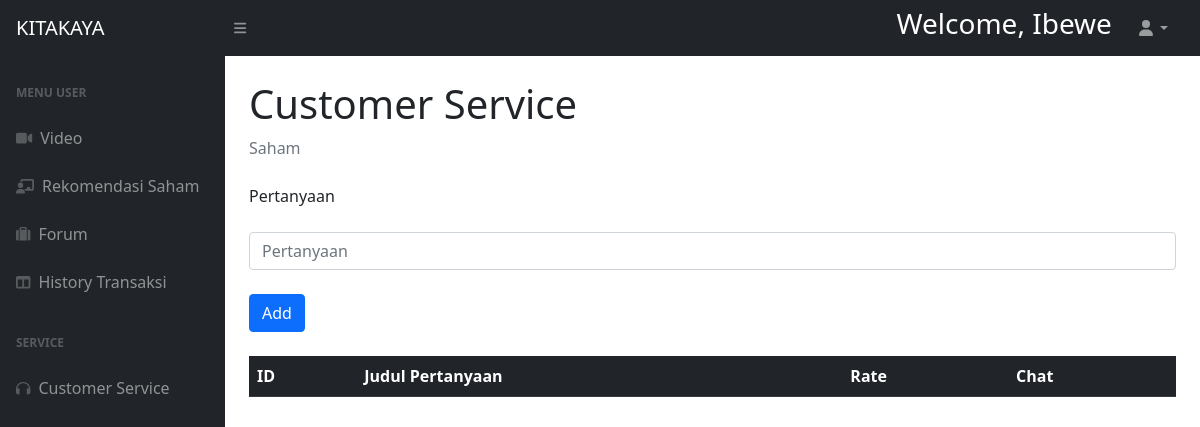
Before: /public/halamanuservipcs.php (signed in) with the older database file.
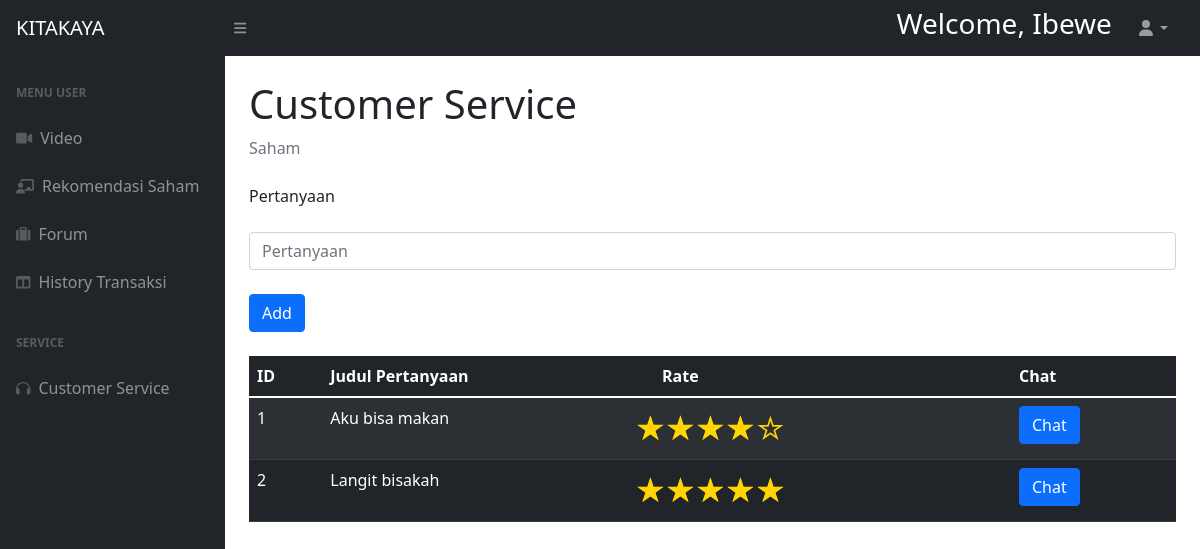
After: the same page with the newer database file.
### tables this page shows
CREATE TABLE `service` (
  `id` int(11) NOT NULL,
  `judul` text NOT NULL,
  `member` int(11) NOT NULL,
  `rate` int(11) DEFAULT NULL
);

### config/database.php (called while the page is built, shortened)
<?php
    class Database{
        private static $instance;
        public $pdo;
        private function __construct()
        {
            $dsn = "mysql:host=".DB_HOST.";dbname=".DB_NAME.";charset=UTF8";
            $options = [
                PDO::ATTR_ERRMODE => PDO::ERRMODE_EXCEPTION,
                PDO::ATTR_DEFAULT_FETCH_MODE => PDO::FETCH_OBJ,
                PDO::ATTR_EMULATE_PREPARES => false
            ];
            try {
                $this->pdo = new PDO($dsn,DB_USER,DB_PASSWORD,$options);
            }
            catch(PDOException $e){
                echo  $e->getMessage();
            }
        }
        static function instance(){
            if(!isset(self::$instance)){
                self::$instance = new Database();
            }
            return self::$instance;
        }
        function query($sql,$args = NULL){
            $stmt = $this->pdo->prepare($sql);
            $stmt->execute($args);
            return $stmt;
        }
    }
?>

### models/service.php (called while the page is built, shortened)
<?php
    class service{
        public static function getbyidmember($member)
        {
            $db=Database::instance();
            $temp=$db->query("SELECT * FROM service WHERE member=:member",[
                "member"=>$member
            ]);
            return $temp->fetchAll();
        }
    }
?>

### public/halamanuservipcs.php (the view, shortened to what the changed rows need)
<!DOCTYPE html>
<html lang="en">
    <head>
        <link href="https://cdn.jsdelivr.net/npm/simple-datatables@latest/dist/style.css" rel="stylesheet" />
        <link href="../assets/css/punyaadmin.css" rel="stylesheet" />
    </head>
    <body class="sb-nav-fixed">
        <div id="layoutSidenav">
            <div id="layoutSidenav_content">
            <main>
                    <div class="container-fluid px-4">
                        <h1 class="mt-4">Customer Service</h1>
                        <br>
                        <?php
                            $user = json_decode(json_encode($_SESSION["user"]), true);
                            $idmember = $user["id"];
                            $services = service::getbyidmember($idmember);
                        ?>
                        <form action="../controllers/service.php" method="POST">
                        <table class="table table-dark table-striped">
                            <thead>
                            <th>ID</th>
                                <th>Judul Pertanyaan</th>
                                <th>Rate</th>
                                <th>Chat</th>
                            </thead>
                            <tbody>
                                <?php
                                    foreach($services as $idx=> $service){
                                        ?>
                                        <tr>
                                            <td><?=  $idx + 1?></td>
                                            <td><?=  $service->judul?></td>
                                            <?php
                                        if ( $service->rate!=null) {
                                            ?>
                                            <form action="../controllers/service.php" method="POST">
                                            <td>
                                            <?php
                                            if ( $service->rate==5) {
                                            ?>
                                            <div class="rating">
                                            <input type="radio" name="rating" value="5" id="5" checked><label for="5">☆</label>
                                            <input type="radio" name="rating" value="4" id="4" disabled><label for="4">☆</label>
                                            <input type="radio" name="rating" value="3" id="3" disabled><label for="3">☆</label>
                                            <input type="radio" name="rating" value="2" id="2" disabled><label for="2">☆</label>
                                            <input type="radio" name="rating" value="1" id="1" disabled><label for="1">☆</label>
                                            </div>
                                            <?php
                                            }
                                            else if ($service->rate==4) {
                                                ?>
                                            <div class="rating">
                                            <input type="radio" name="rating" value="5" id="5" disabled><label for="5">☆</label>
                                            <input type="radio" name="rating" value="4" id="4" checked><label for="4">☆</label>
                                            <input type="radio" name="rating" value="3" id="3" disabled><label for="3">☆</label>
                                            <input type="radio" name="rating" value="2" id="2" disabled><label for="2">☆</label>
                                            <input type="radio" name="rating" value="1" id="1" disabled><label for="1">☆</label>
                                            </div>
                                            <?php
                                            }
                                            ?>
                                            </td>
                                            <td><button class="btn btn-primary" name="chat[<?=$service->id?>]">Chat</button></a></td>
                                            </form>
                                    <?php
                                    }
                                    }
                                ?>
                        </tbody>
                    </table>
                    </form>
                    </div>
                </main>
            </div>
        </div>
    </body>
</html>

Changed rows visible on the page:
added service: judul "Aku bisa makan"
added service: judul "Langit bisakah"
